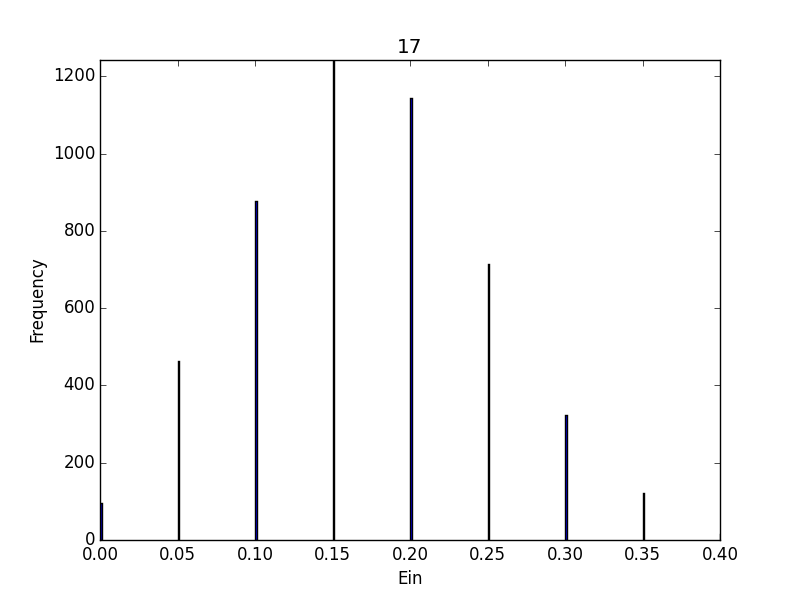

Python code for this plot:
import numpy as np
import pylab as pl
import math
import sys
from random import *

def generate_input_data(time_seed,data_size):
    np.random.seed(time_seed)
    raw_X = np.sort(np.random.uniform(-1,1,data_size))
    noised_y = np.sign(raw_X)*np.where(np.random.random(raw_X.shape[0])<0.2,-1,1)
    return raw_X, noised_y

def Ein(x,y):
    Ein = x.shape[0]
    final_theta = 0.0
    for a in range(len(x)+1):
        if a == 0:
            theta = (x[0]-1)/2
        elif a == 20:
            theta = (1+x[a-1])/2
        else:
            theta = (x[a]+x[a-1])/2
        y_positive = np.where(x>theta,1,-1 )
        y_negative = np.where(x<theta,1,-1)
        error_positive = sum(y_positive!=y)
        error_negative = sum(y_negative!=y)
        if error_positive < error_negative:
            if error_positive < Ein:
                Ein = error_positive
                sign = 1
                final_theta = theta
        else:
            if error_negative < Ein:
                Ein = error_negative
                sign = -1
                final_theta = theta
    if final_theta==float("inf"):
        final_theta = 1.0
    if final_theta==float("-inf"):
        final_theta = -1.0
    return Ein, final_theta, sign

ans17 = {}
ans18 = {}
if __name__ == '__main__':
    Loop = 5000
    data_size = 20
    total_Eout = 0
    total_Ein = 0
    # repeat experiment Loop times
    for i in range(0,Loop):
        # generate
        x,y = generate_input_data(i,data_size)
        # Ein of this loop, best_theta, best_sign
        curr_Ein, theta, sign = Ein(x,y)
        total_Ein = total_Ein + curr_Ein
        # store the Ein of two number after point
        store_Ein= format((curr_Ein/float(data_size)),'.2f')
        # Eout of this loop
        curr_Eout = 0.5+0.3*sign*(abs(theta)-1)
        total_Eout = total_Eout + curr_Eout
        store_Eout= format((curr_Eout),'.2f')
        if float(store_Ein) not in ans17:
            ans17[float(store_Ein)] = 1
        else:
            ans17[float(store_Ein)] = ans17[float(store_Ein)] + 1
        if float(store_Eout) not in ans18:
            ans18[float(store_Eout)] = 1
        else:
            ans18[float(store_Eout)] = ans18[float(store_Eout)] + 1
    print '================================================================='
    print 'Average Ein: ',(float(total_Ein) / float(Loop*data_size))
    print '================================================================='
    print 'Average Eout: ',(float(total_Eout) / float(Loop))

    #plot figure
    pl.bar(ans17.keys(),ans17.values(), width=0.001)
    pl.xlim([min(ans17.keys()), max(ans17.keys())])
    pl.ylim(0, (max(ans17.values())))
    pl.xlabel('Ein')
    pl.ylabel('Frequency')
    pl.title('17')
    pl.savefig('17')
